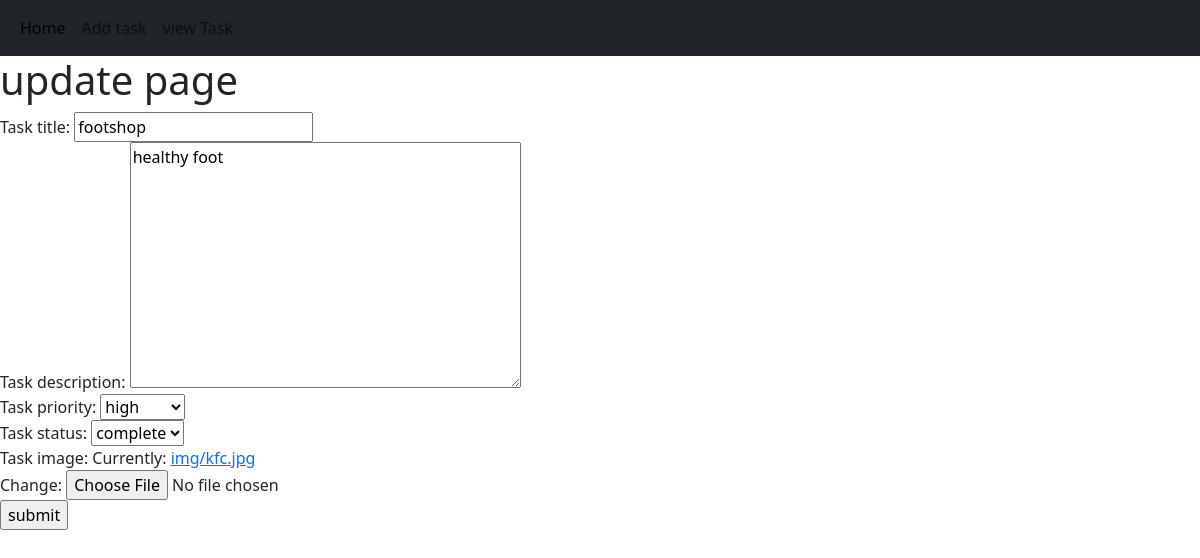
Page /inventory/Tasks/update/1/ on the committed database.
### task_App/models.py (models this page shows, shortened)
class Mainclass(models.Model):
    priority =[
        ('','none'),
        ("high","high"),
        ("medium","medium"),
        ("low","low"),
    ]
    status = [
        ('','none'),
        ("inproces","inproces"),
        ("pending"," pending"),
        ("complete","complete"),
    ]
    task_title =models.CharField(max_length=500,null=True)
    task_description = models.TextField(max_length=200)
    task_priority = models.CharField(max_length=106, choices=priority, default='none')
    task_status = models.CharField(max_length=106, choices=status, default='none')
    task_image=models.ImageField(upload_to='img/')

### task_App/views.py (the view)
# urls.py: path('Tasks/update/<int:id>/',Task_update, name='task_update'),
def Task_update(request, id):
    selected_task = Mainclass.objects.get(id=id)
    if request.method == "POST":
        task = Main_Form(request.POST,request.FILES,instance=selected_task)
        if task.is_valid():
            task.save()
            return redirect('/viewtask/')
    context = {
        'task_update': Main_Form(instance=selected_task)
    }
    return render(request, 'update.html', context)

### task_App/forms.py
class Main_Form(ModelForm):
    class Meta:
        model = Mainclass
        fields ='__all__'

### Frontend/templates/update.html (shortened to what this page needs)
{% extends 'base.html' %}
{% block content %}
    <h1>update page </h1>
    <form action="" method="POST" enctype="multipart/form-data">
        {{ task_update }}
        <input type="submit" value="submit">
    </form>
{% endblock %}

### rows in the picture
Mainclass: task_title "footshop", task_description "healthy foot", task_priority "high", task_status "complete"
